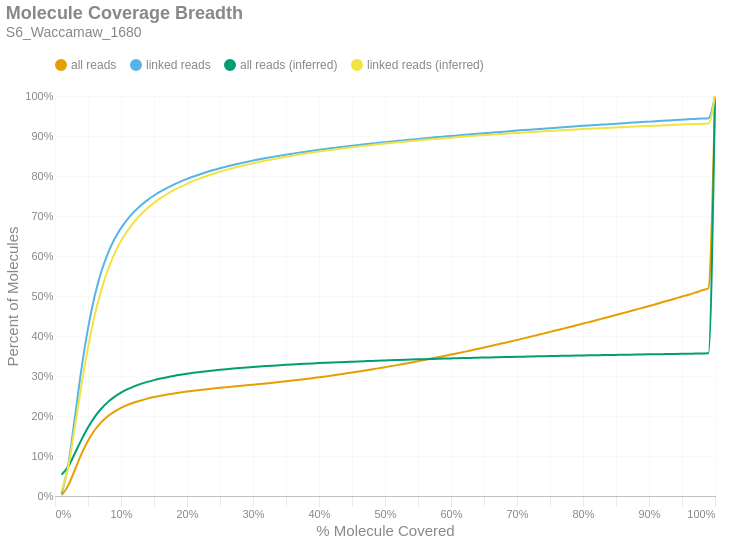

The notebook cell this image was saved under:
### Markdown cell above
### Molecule Read Coverage
This chart shows molecule coverage breadth as computed by the number of bases aligned to that molecule. In other words, "*how much of each unique long molecule is actually sequenced/aligned?*" Keep in mind there is a distinction between sequences and alignments, since some sequences belonging to a particular molecule may not align well and wouldn't appear in the alignment data. This chart also shows molecule coverage breadth as computed by the *inferred fragment* from which the aligned sequences originate. Unlike read coverage, this calculation takes into account the total insert size, including unsequenced gaps between the forward and reverse reads. Like the previous figures, these are cumulative percents.

### Code cell
if SKIPLR:
    print_html(f"Skipped")
else:
    binned_df = consolidated_hist(valids['coverage_bp'], mask, 0.01, True)
    binned_df_inf = consolidated_hist(valids['coverage_inserts'], mask, 0.01, True)
    binned_df = binned_df.with_columns(pl.lit(binned_df_inf['all reads (cumsum)']).alias('all reads (inferred)'))
    binned_df = binned_df.with_columns(pl.lit(binned_df_inf['linked reads (cumsum)']).alias('linked reads (inferred)'))
    binned_df = binned_df.with_columns(
        (pl.col('bin').cast(pl.Float64) + 0.01).alias('right_edge')
    )

    with SafeRender(binned_df):
        (
            density_plot(binned_df, 'Molecule Coverage Breadth', samplename, 'molcov', ['all reads (inferred)','linked reads (inferred)'])
            .encode(
                #x=alt.X('bin:Q', title="% Molecule Covered").axis(format = '%').scale(padding=0),
                x=alt.X('right_edge:Q', title="% Molecule Covered").axis(format='%').scale(padding=0),
                y=alt.Y('value:Q', title='Percent of Molecules')
                    .axis(format='%')
                    .stack(False)
                    .scale(domainMin=0, padding=0),
                color=alt.Color("key:N").scale(domain = ["all reads", "linked reads", "all reads (inferred)", "linked reads (inferred)"]),
                tooltip = [
                    alt.Tooltip("key:N", title = "Data Type"),
                    alt.Tooltip("range_label:N", title="% Molecule Covered"),
                    alt.Tooltip("value:Q", format = ".2%", title="% Molecules")
                ]
            )
        ).display()

### Figure 1 — Vega-Lite specification as saved in the notebook (floating-point values rounded to 4 significant figures)
{"width": "container", "height": 400, "config": {"title": {"anchor": "start", "dy": -15, "fontSize": 18, "color": "#888888", "subtitleColor": "#888888", "subtitleFontSize": 14}, "arc": {"fill": "#0072B2"}, "axis": {"domainColor": "#888888", "domainWidth": 0.5, "gridWidth": 0.2, "grid": false, "titleFontWeight": 400, "titleFontSize": 15, "labelFontSize": 11, "labelColor": "#888888", "tickColor": "#888888", "tickWidth": 0.2, "titleColor": "#888888"}, "axisBand": {"grid": false}, "axisX": {"grid": true, "tickSize": 10, "domainCap": "round"}, "axisY": {"domain": false, "grid": true, "tickSize": 0, "domainCap": "round"}, "background": "transparent", "header": {"labelFontSize": 15, "labelColor": "#888888", "titleFontSize": 15, "titleFontWeight": 600, "titleColor": "#888888"}, "legend": {"labelFont": "sans-serif", "labelFontSize": 12, "labelColor": "#888888", "symbolSize": 100, "symbolType": "circle", "titleFontSize": 12, "titlePadding": 10, "titleColor": "#888888", "title": null, "orient": "top"}, "range": {"category": ["#E69F00", "#56B4E9", "#009E73", "#F0E442", "#0072B2", "#D55E00", "#CC79A7", "#000000"], "diverging": ["#cfe8f3", "#a2d4ec", "#73bfe2", "#46abdb", "#1696d2", "#12719e"]}, "area": {"fill": "#0072B2", "fillOpacity": 0.7, "line": true, "strokeOpacity": 0.7}, "line": {"color": "#0072B2", "stroke": "#0072B2", "strokeWidth": 2}, "trail": {"color": "#0072B2", "stroke": "#0072B2", "strokeWidth": 0, "size": 1}, "point": {"filled": true, "fillOpacity": 1.0, "size": 95}, "text": {"color": "#888888", "fontSize": 11, "align": "right", "fontWeight": 400, "size": 11}, "bar": {"fill": "#0072B2", "stroke": null}, "view": {"stroke": null, "continuousWidth": 660, "continuousHeight": 400}}, "data": {"name": "data-906bbdf93edbadefe9545a55343110a6"}, "mark": {"type": "line", "interpolate": "monotone", "point": {"opacity": 0, "size": 275}}, "encoding": {"color": {"field": "key", "scale": {"domain": ["all reads", "linked reads", "all reads (inferred)", "linked reads (inferred)"]}, "type": "nominal"}, "tooltip": [{"field": "key", "title": "Data Type", "type": "nominal"}, {"field": "range_label", "title": "% Molecule Covered", "type": "nominal"}, {"field": "value", "format": ".2%", "title": "% Molecules", "type": "quantitative"}], "x": {"axis": {"format": "%"}, "field": "right_edge", "scale": {"padding": 0}, "title": "% Molecule Covered", "type": "quantitative"}, "y": {"axis": {"format": "%"}, "field": "value", "scale": {"domainMin": 0, "padding": 0}, "stack": false, "title": "Percent of Molecules", "type": "quantitative"}}, "params": [{"name": "param_c36ac31b6afebe62", "select": {"type": "point", "fields": ["key"]}, "bind": "legend"}], "title": {"text": "Molecule Coverage Breadth", "subtitle": "S6_Waccamaw_1680"}, "transform": [{"fold": ["all reads (cumsum)", "linked reads (cumsum)", "all reads (inferred)", "linked reads (inferred)"]}, {"calculate": "replace(datum.key, ' (cumsum)', '')", "as": "key"}, {"filter": {"param": "param_c36ac31b6afebe62"}}], "usermeta": {"embedOptions": {"downloadFileName": "S6_Waccamaw_1680.molcov"}}, "$schema": "https://vega.github.io/schema/vega-lite/v6.1.0.json", "datasets": {"data-906bbdf93edbadefe9545a55343110a6": [{"bin": "0.0", "interval": "0.0-0.01", "all reads": 0.002098, "linked reads": 0.005733, "all reads (cumsum)": 0.002098, "linked reads (cumsum)": 0.005733, "range_label": "0.0-0.01", "all reads (inferred)": 0.05326, "linked reads (inferred)": 0.01171, "right_edge": 0.01}, {"bin": "0.01", "interval": "0.01-0.02", "all reads": 0.02377, "linked reads": 0.07131, "all reads (cumsum)": 0.02586, "linked reads (cumsum)": 0.07705, "range_label": "0.01-0.02", "all reads (inferred)": 0.07374, "linked reads (inferred)": 0.07305, "right_edge": 0.02}, {"bin": "0.02", "interval": "0.02-0.03", "all reads": 0.03893, "linked reads": 0.1185, "all reads (cumsum)": 0.0648, "linked reads (cumsum)": 0.1955, "range_label": "0.02-0.03", "all reads (inferred)": 0.1061, "linked reads (inferred)": 0.1716, "right_edge": 0.03}, {"bin": "0.03", "interval": "0.03-0.04", "all reads": 0.0397, "linked reads": 0.1212, "all reads (cumsum)": 0.1045, "linked reads (cumsum)": 0.3167, "range_label": "0.03-0.04", "all reads (inferred)": 0.1403, "linked reads (inferred)": 0.2761, "right_edge": 0.04}, {"bin": "0.04", "interval": "0.04-0.05", "all reads": 0.03354, "linked reads": 0.1025, "all reads (cumsum)": 0.138, "linked reads (cumsum)": 0.4192, "range_label": "0.04-0.05", "all reads (inferred)": 0.1714, "linked reads (inferred)": 0.3711, "right_edge": 0.05}, {"bin": "0.05", "interval": "0.05-0.06", "all reads": 0.02627, "linked reads": 0.08021, "all reads (cumsum)": 0.1643, "linked reads (cumsum)": 0.4994, "range_label": "0.05-0.06", "all reads (inferred)": 0.1973, "linked reads (inferred)": 0.4506, "right_edge": 0.06}, {"bin": "0.06", "interval": "0.06-0.07", "all reads": 0.01991, "linked reads": 0.06077, "all reads (cumsum)": 0.1842, "linked reads (cumsum)": 0.5602, "range_label": "0.06-0.07", "all reads (inferred)": 0.2181, "linked reads (inferred)": 0.5141, "right_edge": 0.07}, {"bin": "0.07", "interval": "0.07-0.08", "all reads": 0.01512, "linked reads": 0.04607, "all reads (cumsum)": 0.1993, "linked reads (cumsum)": 0.6062, "range_label": "0.07-0.08", "all reads (inferred)": 0.2347, "linked reads (inferred)": 0.5648, "right_edge": 0.08}, {"bin": "0.08", "interval": "0.08-0.09", "all reads": 0.0117, "linked reads": 0.0356, "all reads (cumsum)": 0.211, "linked reads (cumsum)": 0.6419, "range_label": "0.08-0.09", "all reads (inferred)": 0.2479, "linked reads (inferred)": 0.6051, "right_edge": 0.09}, {"bin": "0.09", "interval": "0.09-0.1", "all reads": 0.00918, "linked reads": 0.02789, "all reads (cumsum)": 0.2202, "linked reads (cumsum)": 0.6697, "range_label": "0.09-0.1", "all reads (inferred)": 0.2585, "linked reads (inferred)": 0.6374, "right_edge": 0.1}, {"bin": "0.1", "interval": "0.1-0.11", "all reads": 0.007438, "linked reads": 0.02253, "all reads (cumsum)": 0.2277, "linked reads (cumsum)": 0.6923, "range_label": "0.1-0.11", "all reads (inferred)": 0.267, "linked reads (inferred)": 0.6636, "right_edge": 0.11}, {"bin": "0.11", "interval": "0.11-0.12", "all reads": 0.006135, "linked reads": 0.01853, "all reads (cumsum)": 0.2338, "linked reads (cumsum)": 0.7108, "range_label": "0.11-0.12", "all reads (inferred)": 0.2742, "linked reads (inferred)": 0.6854, "right_edge": 0.12}, {"bin": "0.12", "interval": "0.12-0.13", "all reads": 0.005154, "linked reads": 0.01556, "all reads (cumsum)": 0.2389, "linked reads (cumsum)": 0.7264, "range_label": "0.12-0.13", "all reads (inferred)": 0.2802, "linked reads (inferred)": 0.7037, "right_edge": 0.13}, {"bin": "0.13", "interval": "0.13-0.14", "all reads": 0.004468, "linked reads": 0.01343, "all reads (cumsum)": 0.2434, "linked reads (cumsum)": 0.7398, "range_label": "0.13-0.14", "all reads (inferred)": 0.2853, "linked reads (inferred)": 0.7193, "right_edge": 0.14}, {"bin": "0.14", "interval": "0.14-0.15", "all reads": 0.003837, "linked reads": 0.01154, "all reads (cumsum)": 0.2472, "linked reads (cumsum)": 0.7513, "range_label": "0.14-0.15", "all reads (inferred)": 0.2897, "linked reads (inferred)": 0.7327, "right_edge": 0.15}, {"bin": "0.15", "interval": "0.15-0.16", "all reads": 0.003414, "linked reads": 0.01024, "all reads (cumsum)": 0.2507, "linked reads (cumsum)": 0.7616, "range_label": "0.15-0.16", "all reads (inferred)": 0.2936, "linked reads (inferred)": 0.7446, "right_edge": 0.16}, {"bin": "0.16", "interval": "0.16-0.17", "all reads": 0.002987, "linked reads": 0.008926, "all reads (cumsum)": 0.2536, "linked reads (cumsum)": 0.7705, "range_label": "0.16-0.17", "all reads (inferred)": 0.2971, "linked reads (inferred)": 0.755, "right_edge": 0.17}, {"bin": "0.17", "interval": "0.17-0.18", "all reads": 0.002718, "linked reads": 0.008065, "all reads (cumsum)": 0.2564, "linked reads (cumsum)": 0.7786, "range_label": "0.17-0.18", "all reads (inferred)": 0.3002, "linked reads (inferred)": 0.7645, "right_edge": 0.18}, {"bin": "0.18", "interval": "0.18-0.19", "all reads": 0.002515, "linked reads": 0.007415, "all reads (cumsum)": 0.2589, "linked reads (cumsum)": 0.786, "range_label": "0.18-0.19", "all reads (inferred)": 0.303, "linked reads (inferred)": 0.7729, "right_edge": 0.19}, {"bin": "0.19", "interval": "0.19-0.2", "all reads": 0.002315, "linked reads": 0.006811, "all reads (cumsum)": 0.2612, "linked reads (cumsum)": 0.7928, "range_label": "0.19-0.2", "all reads (inferred)": 0.3055, "linked reads (inferred)": 0.7805, "right_edge": 0.2}, {"bin": "0.2", "interval": "0.2-0.21", "all reads": 0.002093, "linked reads": 0.006077, "all reads (cumsum)": 0.2633, "linked reads (cumsum)": 0.7989, "range_label": "0.2-0.21", "all reads (inferred)": 0.3078, "linked reads (inferred)": 0.7877, "right_edge": 0.21}, {"bin": "0.21", "interval": "0.21-0.22", "all reads": 0.001964, "linked reads": 0.005645, "all reads (cumsum)": 0.2653, "linked reads (cumsum)": 0.8045, "range_label": "0.21-0.22", "all reads (inferred)": 0.31, "linked reads (inferred)": 0.7941, "right_edge": 0.22}, {"bin": "0.22", "interval": "0.22-0.23", "all reads": 0.001891, "linked reads": 0.005378, "all reads (cumsum)": 0.2671, "linked reads (cumsum)": 0.8099, "range_label": "0.22-0.23", "all reads (inferred)": 0.3119, "linked reads (inferred)": 0.8, "right_edge": 0.23}, {"bin": "0.23", "interval": "0.23-0.24", "all reads": 0.001772, "linked reads": 0.004987, "all reads (cumsum)": 0.2689, "linked reads (cumsum)": 0.8149, "range_label": "0.23-0.24", "all reads (inferred)": 0.3137, "linked reads (inferred)": 0.8055, "right_edge": 0.24}, {"bin": "0.24", "interval": "0.24-0.25", "all reads": 0.001662, "linked reads": 0.004613, "all reads (cumsum)": 0.2706, "linked reads (cumsum)": 0.8195, "range_label": "0.24-0.25", "all reads (inferred)": 0.3155, "linked reads (inferred)": 0.8107, "right_edge": 0.25}, {"bin": "0.25", "interval": "0.25-0.26", "all reads": 0.001545, "linked reads": 0.00422, "all reads (cumsum)": 0.2721, "linked reads (cumsum)": 0.8237, "range_label": "0.25-0.26", "all reads (inferred)": 0.317, "linked reads (inferred)": 0.8154, "right_edge": 0.26}, {"bin": "0.26", "interval": "0.26-0.27", "all reads": 0.001503, "linked reads": 0.004013, "all reads (cumsum)": 0.2736, "linked reads (cumsum)": 0.8277, "range_label": "0.26-0.27", "all reads (inferred)": 0.3185, "linked reads (inferred)": 0.8199, "right_edge": 0.27}, {"bin": "0.27", "interval": "0.27-0.28", "all reads": 0.00146, "linked reads": 0.003728, "all reads (cumsum)": 0.2751, "linked reads (cumsum)": 0.8314, "range_label": "0.27-0.28", "all reads (inferred)": 0.3199, "linked reads (inferred)": 0.824, "right_edge": 0.28}, {"bin": "0.28", "interval": "0.28-0.29", "all reads": 0.001545, "linked reads": 0.003678, "all reads (cumsum)": 0.2766, "linked reads (cumsum)": 0.8351, "range_label": "0.28-0.29", "all reads (inferred)": 0.3212, "linked reads (inferred)": 0.828, "right_edge": 0.29}, {"bin": "0.29", "interval": "0.29-0.3", "all reads": 0.001538, "linked reads": 0.003394, "all reads (cumsum)": 0.2782, "linked reads (cumsum)": 0.8385, "range_label": "0.29-0.3", "all reads (inferred)": 0.3225, "linked reads (inferred)": 0.8319, "right_edge": 0.3}, {"bin": "0.3", "interval": "0.3-0.31", "all reads": 0.001582, "linked reads": 0.003259, "all reads (cumsum)": 0.2798, "linked reads (cumsum)": 0.8418, "range_label": "0.3-0.31", "all reads (inferred)": 0.3237, "linked reads (inferred)": 0.8355, "right_edge": 0.31}, {"bin": "0.31", "interval": "0.31-0.32", "all reads": 0.001641, "linked reads": 0.003126, "all reads (cumsum)": 0.2814, "linked reads (cumsum)": 0.8449, "range_label": "0.31-0.32", "all reads (inferred)": 0.3248, "linked reads (inferred)": 0.8389, "right_edge": 0.32}, {"bin": "0.32", "interval": "0.32-0.33", "all reads": 0.001697, "linked reads": 0.002936, "all reads (cumsum)": 0.2831, "linked reads (cumsum)": 0.8478, "range_label": "0.32-0.33", "all reads (inferred)": 0.3259, "linked reads (inferred)": 0.8421, "right_edge": 0.33}, {"bin": "0.33", "interval": "0.33-0.34", "all reads": 0.001743, "linked reads": 0.002806, "all reads (cumsum)": 0.2848, "linked reads (cumsum)": 0.8506, "range_label": "0.33-0.34", "all reads (inferred)": 0.3269, "linked reads (inferred)": 0.8452, "right_edge": 0.34}, {"bin": "0.34", "interval": "0.34-0.35", "all reads": 0.001821, "linked reads": 0.002739, "all reads (cumsum)": 0.2867, "linked reads (cumsum)": 0.8534, "range_label": "0.34-0.35", "all reads (inferred)": 0.3279, "linked reads (inferred)": 0.8481, "right_edge": 0.35}, {"bin": "0.35", "interval": "0.35-0.36", "all reads": 0.001876, "linked reads": 0.002566, "all reads (cumsum)": 0.2885, "linked reads (cumsum)": 0.8559, "range_label": "0.35-0.36", "all reads (inferred)": 0.3288, "linked reads (inferred)": 0.8509, "right_edge": 0.36}, {"bin": "0.36", "interval": "0.36-0.37", "all reads": 0.001966, "linked reads": 0.002483, "all reads (cumsum)": 0.2905, "linked reads (cumsum)": 0.8584, "range_label": "0.36-0.37", "all reads (inferred)": 0.3297, "linked reads (inferred)": 0.8537, "right_edge": 0.37}, {"bin": "0.37", "interval": "0.37-0.38", "all reads": 0.002018, "linked reads": 0.002399, "all reads (cumsum)": 0.2925, "linked reads (cumsum)": 0.8608, "range_label": "0.37-0.38", "all reads (inferred)": 0.3306, "linked reads (inferred)": 0.8563, "right_edge": 0.38}, {"bin": "0.38", "interval": "0.38-0.39", "all reads": 0.002096, "linked reads": 0.002332, "all reads (cumsum)": 0.2946, "linked reads (cumsum)": 0.8632, "range_label": "0.38-0.39", "all reads (inferred)": 0.3314, "linked reads (inferred)": 0.8588, "right_edge": 0.39}, {"bin": "0.39", "interval": "0.39-0.4", "all reads": 0.00219, "linked reads": 0.002324, "all reads (cumsum)": 0.2968, "linked reads (cumsum)": 0.8655, "range_label": "0.39-0.4", "all reads (inferred)": 0.3322, "linked reads (inferred)": 0.8611, "right_edge": 0.4}, {"bin": "0.4", "interval": "0.4-0.41", "all reads": 0.002178, "linked reads": 0.00212, "all reads (cumsum)": 0.299, "linked reads (cumsum)": 0.8676, "range_label": "0.4-0.41", "all reads (inferred)": 0.333, "linked reads (inferred)": 0.8634, "right_edge": 0.41}, {"bin": "0.41", "interval": "0.41-0.42", "all reads": 0.002273, "linked reads": 0.002106, "all reads (cumsum)": 0.3013, "linked reads (cumsum)": 0.8697, "range_label": "0.41-0.42", "all reads (inferred)": 0.3338, "linked reads (inferred)": 0.8657, "right_edge": 0.42}, {"bin": "0.42", "interval": "0.42-0.43", "all reads": 0.002345, "linked reads": 0.001998, "all reads (cumsum)": 0.3036, "linked reads (cumsum)": 0.8717, "range_label": "0.42-0.43", "all reads (inferred)": 0.3345, "linked reads (inferred)": 0.8678, "right_edge": 0.43}, {"bin": "0.43", "interval": "0.43-0.44", "all reads": 0.002425, "linked reads": 0.002037, "all reads (cumsum)": 0.306, "linked reads (cumsum)": 0.8737, "range_label": "0.43-0.44", "all reads (inferred)": 0.3352, "linked reads (inferred)": 0.8699, "right_edge": 0.44}, {"bin": "0.44", "interval": "0.44-0.45", "all reads": 0.002479, "linked reads": 0.001926, "all reads (cumsum)": 0.3085, "linked reads (cumsum)": 0.8757, "range_label": "0.44-0.45", "all reads (inferred)": 0.3358, "linked reads (inferred)": 0.8719, "right_edge": 0.45}, {"bin": "0.45", "interval": "0.45-0.46", "all reads": 0.002568, "linked reads": 0.001878, "all reads (cumsum)": 0.3111, "linked reads (cumsum)": 0.8775, "range_label": "0.45-0.46", "all reads (inferred)": 0.3365, "linked reads (inferred)": 0.8738, "right_edge": 0.46}, {"bin": "0.46", "interval": "0.46-0.47", "all reads": 0.002621, "linked reads": 0.001809, "all reads (cumsum)": 0.3137, "linked reads (cumsum)": 0.8794, "range_label": "0.46-0.47", "all reads (inferred)": 0.3371, "linked reads (inferred)": 0.8757, "right_edge": 0.47}, {"bin": "0.47", "interval": "0.47-0.48", "all reads": 0.002705, "linked reads": 0.00178, "all reads (cumsum)": 0.3164, "linked reads (cumsum)": 0.8811, "range_label": "0.47-0.48", "all reads (inferred)": 0.3377, "linked reads (inferred)": 0.8775, "right_edge": 0.48}, {"bin": "0.48", "interval": "0.48-0.49", "all reads": 0.002692, "linked reads": 0.001731, "all reads (cumsum)": 0.3191, "linked reads (cumsum)": 0.8829, "range_label": "0.48-0.49", "all reads (inferred)": 0.3383, "linked reads (inferred)": 0.8793, "right_edge": 0.49}, {"bin": "0.49", "interval": "0.49-0.5", "all reads": 0.003014, "linked reads": 0.001777, "all reads (cumsum)": 0.3221, "linked reads (cumsum)": 0.8846, "range_label": "0.49-0.5", "all reads (inferred)": 0.3389, "linked reads (inferred)": 0.8811, "right_edge": 0.5}, {"bin": "0.5", "interval": "0.5-0.51", "all reads": 0.002705, "linked reads": 0.001633, "all reads (cumsum)": 0.3248, "linked reads (cumsum)": 0.8863, "range_label": "0.5-0.51", "all reads (inferred)": 0.3395, "linked reads (inferred)": 0.8827, "right_edge": 0.51}, {"bin": "0.51", "interval": "0.51-0.52", "all reads": 0.003042, "linked reads": 0.001644, "all reads (cumsum)": 0.3278, "linked reads (cumsum)": 0.8879, "range_label": "0.51-0.52", "all reads (inferred)": 0.34, "linked reads (inferred)": 0.8843, "right_edge": 0.52}, {"bin": "0.52", "interval": "0.52-0.53", "all reads": 0.002932, "linked reads": 0.001591, "all reads (cumsum)": 0.3308, "linked reads (cumsum)": 0.8895, "range_label": "0.52-0.53", "all reads (inferred)": 0.3406, "linked reads (inferred)": 0.8859, "right_edge": 0.53}, {"bin": "0.53", "interval": "0.53-0.54", "all reads": 0.003123, "linked reads": 0.001592, "all reads (cumsum)": 0.3339, "linked reads (cumsum)": 0.8911, "range_label": "0.53-0.54", "all reads (inferred)": 0.3411, "linked reads (inferred)": 0.8875, "right_edge": 0.54}, {"bin": "0.54", "interval": "0.54-0.55", "all reads": 0.003086, "linked reads": 0.001588, "all reads (cumsum)": 0.337, "linked reads (cumsum)": 0.8927, "range_label": "0.54-0.55", "all reads (inferred)": 0.3416, "linked reads (inferred)": 0.889, "right_edge": 0.55}, {"bin": "0.55", "interval": "0.55-0.56", "all reads": 0.003265, "linked reads": 0.001545, "all reads (cumsum)": 0.3403, "linked reads (cumsum)": 0.8942, "range_label": "0.55-0.56", "all reads (inferred)": 0.3421, "linked reads (inferred)": 0.8904, "right_edge": 0.56}, {"bin": "0.56", "interval": "0.56-0.57", "all reads": 0.00326, "linked reads": 0.001534, "all reads (cumsum)": 0.3435, "linked reads (cumsum)": 0.8958, "range_label": "0.56-0.57", "all reads (inferred)": 0.3426, "linked reads (inferred)": 0.8919, "right_edge": 0.57}, {"bin": "0.57", "interval": "0.57-0.58", "all reads": 0.003244, "linked reads": 0.00151, "all reads (cumsum)": 0.3468, "linked reads (cumsum)": 0.8973, "range_label": "0.57-0.58", "all reads (inferred)": 0.3431, "linked reads (inferred)": 0.8933, "right_edge": 0.58}, {"bin": "0.58", "interval": "0.58-0.59", "all reads": 0.003337, "linked reads": 0.001438, "all reads (cumsum)": 0.3501, "linked reads (cumsum)": 0.8987, "range_label": "0.58-0.59", "all reads (inferred)": 0.3435, "linked reads (inferred)": 0.8946, "right_edge": 0.59}, {"bin": "0.59", "interval": "0.59-0.6", "all reads": 0.003436, "linked reads": 0.00144, "all reads (cumsum)": 0.3535, "linked reads (cumsum)": 0.9002, "range_label": "0.59-0.6", "all reads (inferred)": 0.344, "linked reads (inferred)": 0.8959, "right_edge": 0.6}, {"bin": "0.6", "interval": "0.6-0.61", "all reads": 0.003321, "linked reads": 0.001336, "all reads (cumsum)": 0.3568, "linked reads (cumsum)": 0.9015, "range_label": "0.6-0.61", "all reads (inferred)": 0.3444, "linked reads (inferred)": 0.8972, "right_edge": 0.61}, {"bin": "0.61", "interval": "0.61-0.62", "all reads": 0.003517, "linked reads": 0.001377, "all reads (cumsum)": 0.3604, "linked reads (cumsum)": 0.9029, "range_label": "0.61-0.62", "all reads (inferred)": 0.3449, "linked reads (inferred)": 0.8985, "right_edge": 0.62}, {"bin": "0.62", "interval": "0.62-0.63", "all reads": 0.003547, "linked reads": 0.001377, "all reads (cumsum)": 0.3639, "linked reads (cumsum)": 0.9043, "range_label": "0.62-0.63", "all reads (inferred)": 0.3453, "linked reads (inferred)": 0.8997, "right_edge": 0.63}, {"bin": "0.63", "interval": "0.63-0.64", "all reads": 0.003643, "linked reads": 0.001353, "all reads (cumsum)": 0.3676, "linked reads (cumsum)": 0.9056, "range_label": "0.63-0.64", "all reads (inferred)": 0.3457, "linked reads (inferred)": 0.901, "right_edge": 0.64}, {"bin": "0.64", "interval": "0.64-0.65", "all reads": 0.003614, "linked reads": 0.001332, "all reads (cumsum)": 0.3712, "linked reads (cumsum)": 0.9069, "range_label": "0.64-0.65", "all reads (inferred)": 0.3461, "linked reads (inferred)": 0.9021, "right_edge": 0.65}, {"bin": "0.65", "interval": "0.65-0.66", "all reads": 0.003823, "linked reads": 0.001353, "all reads (cumsum)": 0.375, "linked reads (cumsum)": 0.9083, "range_label": "0.65-0.66", "all reads (inferred)": 0.3465, "linked reads (inferred)": 0.9033, "right_edge": 0.66}, {"bin": "0.66", "interval": "0.66-0.67", "all reads": 0.003684, "linked reads": 0.001305, "all reads (cumsum)": 0.3787, "linked reads (cumsum)": 0.9096, "range_label": "0.66-0.67", "all reads (inferred)": 0.3469, "linked reads (inferred)": 0.9045, "right_edge": 0.67}, {"bin": "0.67", "interval": "0.67-0.68", "all reads": 0.003794, "linked reads": 0.001294, "all reads (cumsum)": 0.3825, "linked reads (cumsum)": 0.9109, "range_label": "0.67-0.68", "all reads (inferred)": 0.3473, "linked reads (inferred)": 0.9056, "right_edge": 0.68}, {"bin": "0.68", "interval": "0.68-0.69", "all reads": 0.003783, "linked reads": 0.001286, "all reads (cumsum)": 0.3863, "linked reads (cumsum)": 0.9122, "range_label": "0.68-0.69", "all reads (inferred)": 0.3477, "linked reads (inferred)": 0.9067, "right_edge": 0.69}, {"bin": "0.69", "interval": "0.69-0.7", "all reads": 0.00394, "linked reads": 0.001277, "all reads (cumsum)": 0.3902, "linked reads (cumsum)": 0.9135, "range_label": "0.69-0.7", "all reads (inferred)": 0.348, "linked reads (inferred)": 0.9078, "right_edge": 0.7}, {"bin": "0.7", "interval": "0.7-0.71", "all reads": 0.00386, "linked reads": 0.001249, "all reads (cumsum)": 0.3941, "linked reads (cumsum)": 0.9147, "range_label": "0.7-0.71", "all reads (inferred)": 0.3484, "linked reads (inferred)": 0.9088, "right_edge": 0.71}, {"bin": "0.71", "interval": "0.71-0.72", "all reads": 0.003925, "linked reads": 0.001222, "all reads (cumsum)": 0.398, "linked reads (cumsum)": 0.9159, "range_label": "0.71-0.72", "all reads (inferred)": 0.3487, "linked reads (inferred)": 0.9098, "right_edge": 0.72}, {"bin": "0.72", "interval": "0.72-0.73", "all reads": 0.004035, "linked reads": 0.001201, "all reads (cumsum)": 0.402, "linked reads (cumsum)": 0.9171, "range_label": "0.72-0.73", "all reads (inferred)": 0.3491, "linked reads (inferred)": 0.9108, "right_edge": 0.73}, {"bin": "0.73", "interval": "0.73-0.74", "all reads": 0.003986, "linked reads": 0.001199, "all reads (cumsum)": 0.406, "linked reads (cumsum)": 0.9183, "range_label": "0.73-0.74", "all reads (inferred)": 0.3494, "linked reads (inferred)": 0.9118, "right_edge": 0.74}, {"bin": "0.74", "interval": "0.74-0.75", "all reads": 0.004244, "linked reads": 0.001253, "all reads (cumsum)": 0.4102, "linked reads (cumsum)": 0.9196, "range_label": "0.74-0.75", "all reads (inferred)": 0.3498, "linked reads (inferred)": 0.9128, "right_edge": 0.75}, {"bin": "0.75", "interval": "0.75-0.76", "all reads": 0.003986, "linked reads": 0.001132, "all reads (cumsum)": 0.4142, "linked reads (cumsum)": 0.9207, "range_label": "0.75-0.76", "all reads (inferred)": 0.3501, "linked reads (inferred)": 0.9137, "right_edge": 0.76}, {"bin": "0.76", "interval": "0.76-0.77", "all reads": 0.00417, "linked reads": 0.001159, "all reads (cumsum)": 0.4184, "linked reads (cumsum)": 0.9219, "range_label": "0.76-0.77", "all reads (inferred)": 0.3504, "linked reads (inferred)": 0.9146, "right_edge": 0.77}, {"bin": "0.77", "interval": "0.77-0.78", "all reads": 0.004159, "linked reads": 0.001188, "all reads (cumsum)": 0.4226, "linked reads (cumsum)": 0.9231, "range_label": "0.77-0.78", "all reads (inferred)": 0.3507, "linked reads (inferred)": 0.9155, "right_edge": 0.78}, {"bin": "0.78", "interval": "0.78-0.79", "all reads": 0.004157, "linked reads": 0.001138, "all reads (cumsum)": 0.4267, "linked reads (cumsum)": 0.9242, "range_label": "0.78-0.79", "all reads (inferred)": 0.3511, "linked reads (inferred)": 0.9164, "right_edge": 0.79}, {"bin": "0.79", "interval": "0.79-0.8", "all reads": 0.004412, "linked reads": 0.001158, "all reads (cumsum)": 0.4311, "linked reads (cumsum)": 0.9253, "range_label": "0.79-0.8", "all reads (inferred)": 0.3514, "linked reads (inferred)": 0.9173, "right_edge": 0.8}, {"bin": "0.8", "interval": "0.8-0.81", "all reads": 0.004101, "linked reads": 0.001092, "all reads (cumsum)": 0.4352, "linked reads (cumsum)": 0.9264, "range_label": "0.8-0.81", "all reads (inferred)": 0.3516, "linked reads (inferred)": 0.9181, "right_edge": 0.81}, {"bin": "0.81", "interval": "0.81-0.82", "all reads": 0.004266, "linked reads": 0.001088, "all reads (cumsum)": 0.4395, "linked reads (cumsum)": 0.9275, "range_label": "0.81-0.82", "all reads (inferred)": 0.3519, "linked reads (inferred)": 0.9189, "right_edge": 0.82}, {"bin": "0.82", "interval": "0.82-0.83", "all reads": 0.004394, "linked reads": 0.001073, "all reads (cumsum)": 0.4439, "linked reads (cumsum)": 0.9286, "range_label": "0.82-0.83", "all reads (inferred)": 0.3522, "linked reads (inferred)": 0.9197, "right_edge": 0.83}, {"bin": "0.83", "interval": "0.83-0.84", "all reads": 0.004366, "linked reads": 0.001076, "all reads (cumsum)": 0.4483, "linked reads (cumsum)": 0.9297, "range_label": "0.83-0.84", "all reads (inferred)": 0.3525, "linked reads (inferred)": 0.9206, "right_edge": 0.84}, {"bin": "0.84", "interval": "0.84-0.85", "all reads": 0.004335, "linked reads": 0.001017, "all reads (cumsum)": 0.4526, "linked reads (cumsum)": 0.9307, "range_label": "0.84-0.85", "all reads (inferred)": 0.3528, "linked reads (inferred)": 0.9213, "right_edge": 0.85}, {"bin": "0.85", "interval": "0.85-0.86", "all reads": 0.004418, "linked reads": 0.001062, "all reads (cumsum)": 0.457, "linked reads (cumsum)": 0.9318, "range_label": "0.85-0.86", "all reads (inferred)": 0.3531, "linked reads (inferred)": 0.9221, "right_edge": 0.86}, {"bin": "0.86", "interval": "0.86-0.87", "all reads": 0.00442, "linked reads": 0.001063, "all reads (cumsum)": 0.4614, "linked reads (cumsum)": 0.9328, "range_label": "0.86-0.87", "all reads (inferred)": 0.3533, "linked reads (inferred)": 0.9229, "right_edge": 0.87}, {"bin": "0.87", "interval": "0.87-0.88", "all reads": 0.004525, "linked reads": 0.001028, "all reads (cumsum)": 0.466, "linked reads (cumsum)": 0.9338, "range_label": "0.87-0.88", "all reads (inferred)": 0.3536, "linked reads (inferred)": 0.9237, "right_edge": 0.88}, {"bin": "0.88", "interval": "0.88-0.89", "all reads": 0.004438, "linked reads": 0.001026, "all reads (cumsum)": 0.4704, "linked reads (cumsum)": 0.9349, "range_label": "0.88-0.89", "all reads (inferred)": 0.3539, "linked reads (inferred)": 0.9244, "right_edge": 0.89}, {"bin": "0.89", "interval": "0.89-0.9", "all reads": 0.004709, "linked reads": 0.001065, "all reads (cumsum)": 0.4751, "linked reads (cumsum)": 0.9359, "range_label": "0.89-0.9", "all reads (inferred)": 0.3541, "linked reads (inferred)": 0.9251, "right_edge": 0.9}, {"bin": "0.9", "interval": "0.9-0.91", "all reads": 0.004358, "linked reads": 0.000946, "all reads (cumsum)": 0.4795, "linked reads (cumsum)": 0.9369, "range_label": "0.9-0.91", "all reads (inferred)": 0.3544, "linked reads (inferred)": 0.9258, "right_edge": 0.91}, {"bin": "0.91", "interval": "0.91-0.92", "all reads": 0.004986, "linked reads": 0.0009946, "all reads (cumsum)": 0.4844, "linked reads (cumsum)": 0.9379, "range_label": "0.91-0.92", "all reads (inferred)": 0.3546, "linked reads (inferred)": 0.9265, "right_edge": 0.92}, {"bin": "0.92", "interval": "0.92-0.93", "all reads": 0.004364, "linked reads": 0.0009689, "all reads (cumsum)": 0.4888, "linked reads (cumsum)": 0.9388, "range_label": "0.92-0.93", "all reads (inferred)": 0.3549, "linked reads (inferred)": 0.9272, "right_edge": 0.93}, {"bin": "0.93", "interval": "0.93-0.94", "all reads": 0.004798, "linked reads": 0.0009567, "all reads (cumsum)": 0.4936, "linked reads (cumsum)": 0.9398, "range_label": "0.93-0.94", "all reads (inferred)": 0.3552, "linked reads (inferred)": 0.9279, "right_edge": 0.94}, {"bin": "0.94", "interval": "0.94-0.95", "all reads": 0.005177, "linked reads": 0.0009645, "all reads (cumsum)": 0.4988, "linked reads (cumsum)": 0.9408, "range_label": "0.94-0.95", "all reads (inferred)": 0.3554, "linked reads (inferred)": 0.9286, "right_edge": 0.95}, {"bin": "0.95", "interval": "0.95-0.96", "all reads": 0.00442, "linked reads": 0.0009616, "all reads (cumsum)": 0.5032, "linked reads (cumsum)": 0.9417, "range_label": "0.95-0.96", "all reads (inferred)": 0.3557, "linked reads (inferred)": 0.9293, "right_edge": 0.96}, {"bin": "0.96", "interval": "0.96-0.97", "all reads": 0.005145, "linked reads": 0.000926, "all reads (cumsum)": 0.5083, "linked reads (cumsum)": 0.9427, "range_label": "0.96-0.97", "all reads (inferred)": 0.356, "linked reads (inferred)": 0.93, "right_edge": 0.97}, {"bin": "0.97", "interval": "0.97-0.98", "all reads": 0.00567, "linked reads": 0.0009314, "all reads (cumsum)": 0.514, "linked reads (cumsum)": 0.9436, "range_label": "0.97-0.98", "all reads (inferred)": 0.3563, "linked reads (inferred)": 0.9306, "right_edge": 0.98}, {"bin": "0.98", "interval": "0.98-0.99", "all reads": 0.005321, "linked reads": 0.0009611, "all reads (cumsum)": 0.5193, "linked reads (cumsum)": 0.9445, "range_label": "0.98-0.99", "all reads (inferred)": 0.3566, "linked reads (inferred)": 0.9311, "right_edge": 0.99}, {"bin": "0.99", "interval": "0.99-1.0", "all reads": 0.4807, "linked reads": 0.05545, "all reads (cumsum)": 1.0, "linked reads (cumsum)": 1.0, "range_label": "0.99-1.0", "all reads (inferred)": 1.0, "linked reads (inferred)": 1.0, "right_edge": 1.0}]}}
